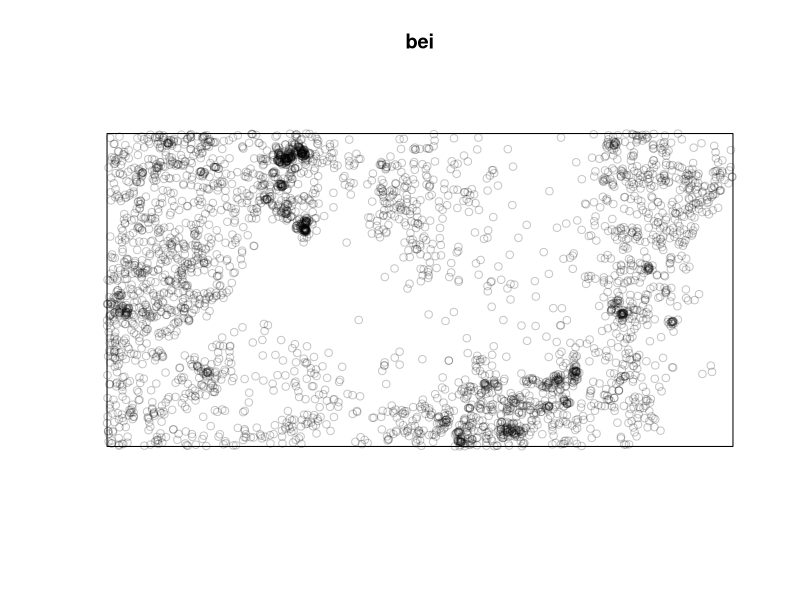
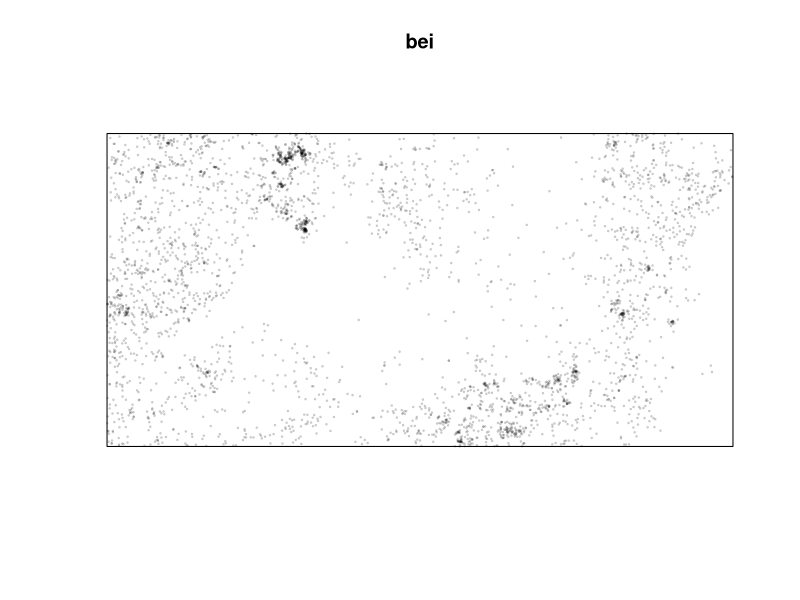
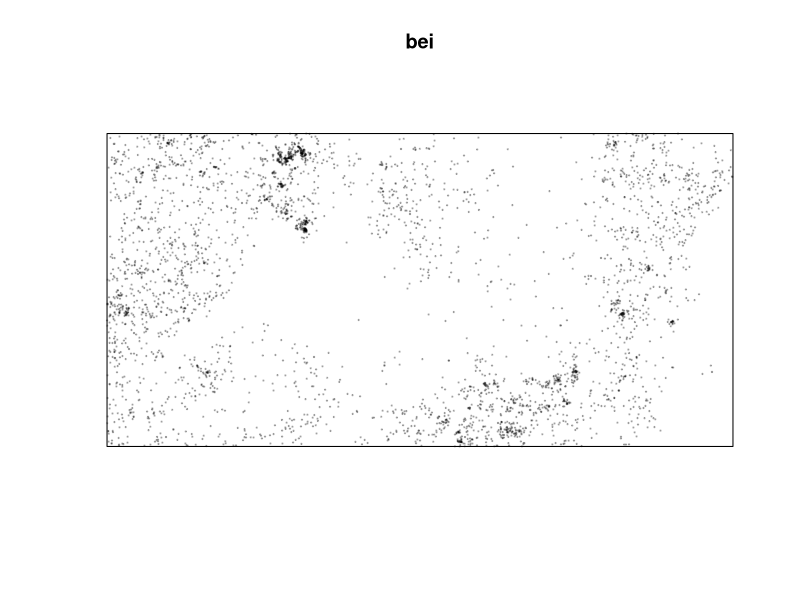
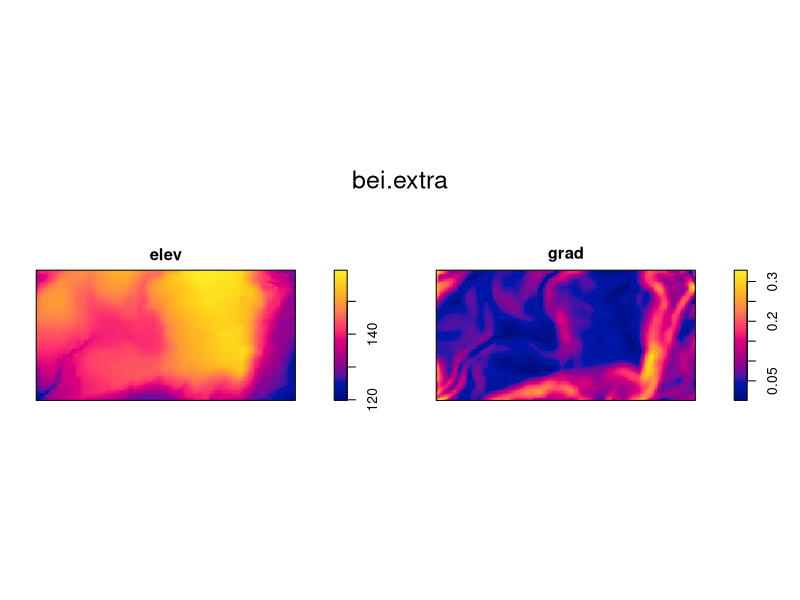
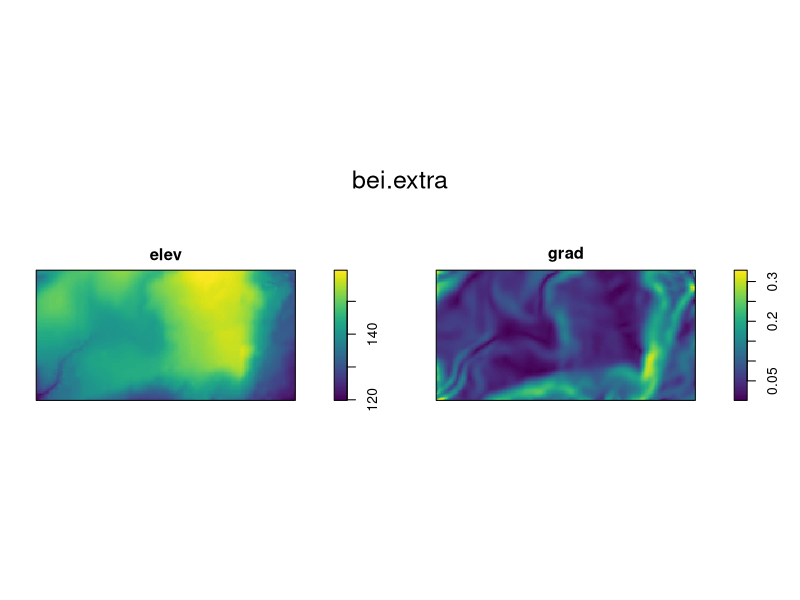
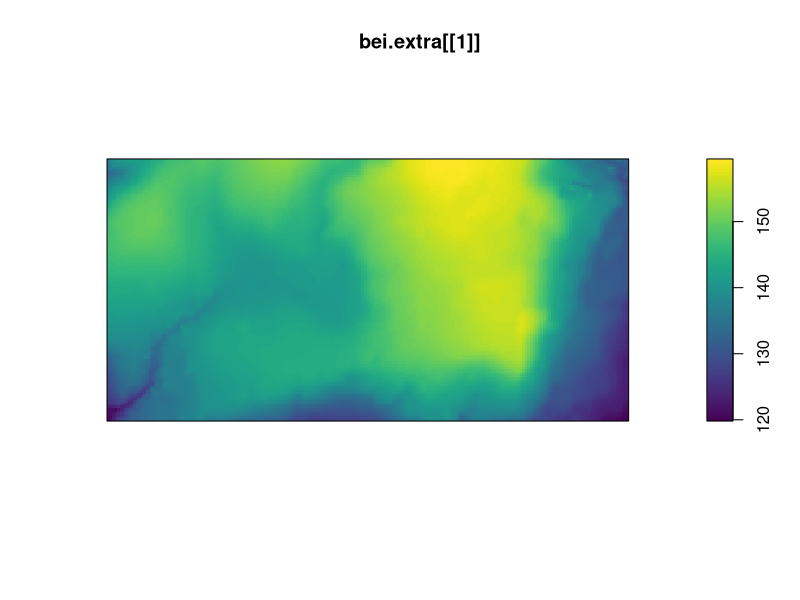
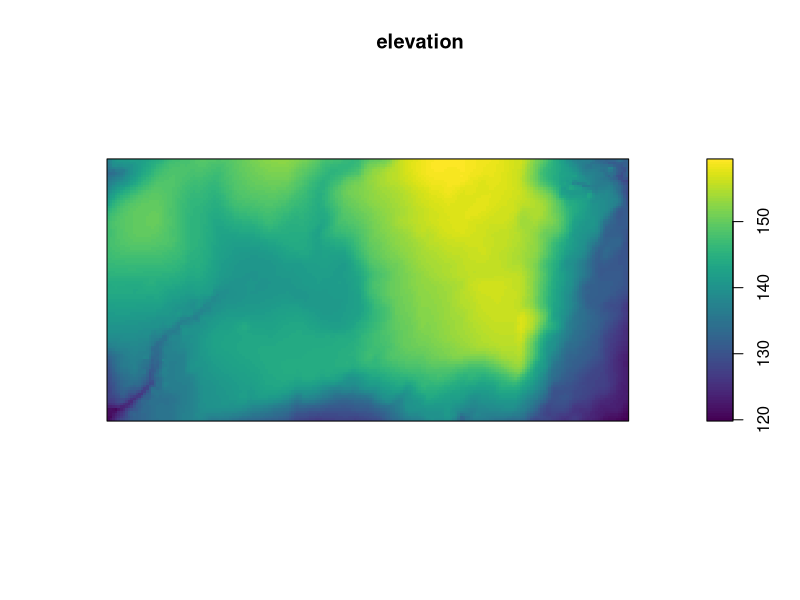
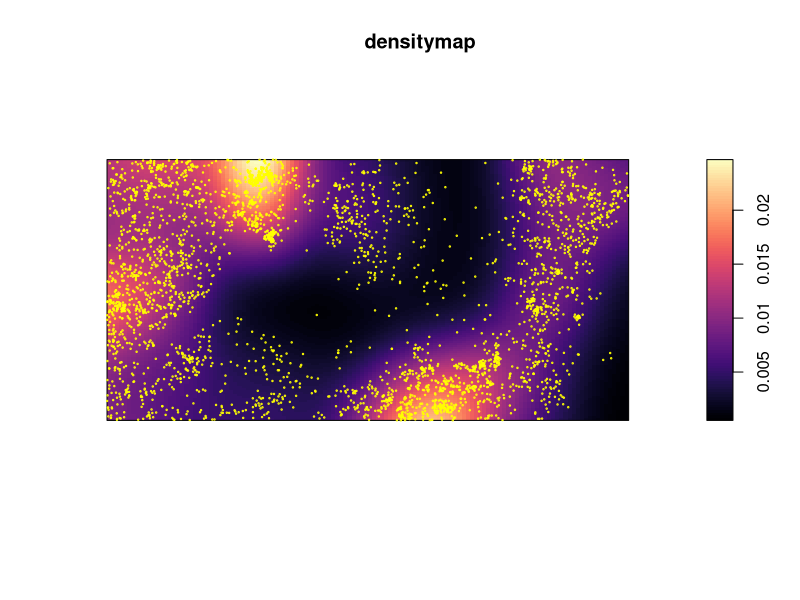

Recreate these plots in R, in order. (Note: this script raises an error after producing the figures.)
# Code related to population ecology

# A package is needed for point pattern analysis
# install.packages("spatstat")
library(spatstat)
library(viridis)

# let's use the bei data:
# data description:
# https://CRAN.R-project.org/package=spatstat

bei

# plotting the data
plot(bei)

# changing dimension - cex
plot(bei, cex=.2)

# changing the symbol - pch
plot(bei, cex=.2, pch=19)

# additional datasets
bei.extra
plot(bei.extra)
plot(bei.extra, col=viridis(100))

# let's use only part of the dataset: elev
plot(bei.extra[[1]], col=viridis(100))
elevation <- bei.extra[[1]]
plot(elevation, col=viridis(100))

# passing from points to a countinuous surface
densitymap <- density(bei)
plot(densitymap, col=magma(100))
points(bei, cex=.2, col="yellow")


# multiframe
par(mfrow=c(1,3))
plot(bei)
plot(densitymap)
plot(elev)
